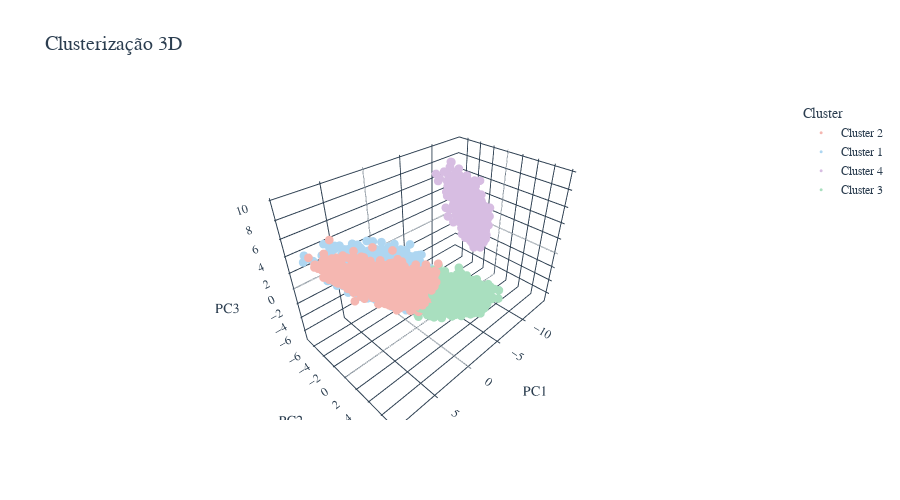

Source (notebook cell):
### Code cell
fig = px.scatter_3d(
    df_viz, 
    x='PC1', y='PC2', z='PC3',
    color='Cluster',
    
    hover_name='name',  
    hover_data={'position': True, 'ovr': True, 'PC1': False, 'PC2': False, 'PC3': False, 'Cluster': False},
    
    color_discrete_map={
        'Cluster 1': '#AED6F1', 
        'Cluster 2': '#F5B7B1', 
        'Cluster 3': '#A9DFBF', 
        'Cluster 4': '#D7BDE2'
    },
    
    title='Clusterização 3D',
    opacity=1,
    height=500
)

fig.update_layout(
    paper_bgcolor='white',
    plot_bgcolor='white',
    font=dict(color='#2c3e50', family="Arial"),
    title_font=dict(size=20, color='#2c3e50', family="Arial Black"),
    legend=dict(font=dict(size=12, color='#2c3e50')),
    scene=dict(
        xaxis=dict(backgroundcolor="white", gridcolor="#2c3e50", showbackground=True, title='PC1'),
        yaxis=dict(backgroundcolor="white", gridcolor="#2c3e50", showbackground=True, title='PC2'),
        zaxis=dict(backgroundcolor="white", gridcolor="#2c3e50", showbackground=True, title='PC3'),
    )
)

fig.update_traces(marker=dict(size=3, line=dict(width=0)))

fig.show()

### Figure 1 — Plotly figure (JSON) as saved in the notebook; plotly's stock layout.template omitted (floating-point values rounded to 4 significant figures; data arrays with more than 128 entries replaced by an {"elided": "..."} marker saying what was removed)
{"data": [{"customdata": {"elided": "5125x3 mixed values"}, "hovertemplate": "<b>%{hovertext}</b><br><br>position=%{customdata[0]}<br>ovr=%{customdata[1]}<extra></extra>", "hovertext": {"elided": "5125 str values"}, "legendgroup": "Cluster 2", "marker": {"color": "#F5B7B1", "line": {"width": 0}, "opacity": 1, "size": 3, "symbol": "circle"}, "mode": "markers", "name": "Cluster 2", "scene": "scene", "showlegend": true, "type": "scatter3d", "x": {"elided": "5125 float values"}, "y": {"elided": "5125 float values"}, "z": {"elided": "5125 float values"}}, {"customdata": {"elided": "5328x3 mixed values"}, "hovertemplate": "<b>%{hovertext}</b><br><br>position=%{customdata[0]}<br>ovr=%{customdata[1]}<extra></extra>", "hovertext": {"elided": "5328 str values"}, "legendgroup": "Cluster 1", "marker": {"color": "#AED6F1", "line": {"width": 0}, "opacity": 1, "size": 3, "symbol": "circle"}, "mode": "markers", "name": "Cluster 1", "scene": "scene", "showlegend": true, "type": "scatter3d", "x": {"elided": "5328 float values"}, "y": {"elided": "5328 float values"}, "z": {"elided": "5328 float values"}}, {"customdata": {"elided": "1816x3 mixed values"}, "hovertemplate": "<b>%{hovertext}</b><br><br>position=%{customdata[0]}<br>ovr=%{customdata[1]}<extra></extra>", "hovertext": {"elided": "1816 str values"}, "legendgroup": "Cluster 4", "marker": {"color": "#D7BDE2", "line": {"width": 0}, "opacity": 1, "size": 3, "symbol": "circle"}, "mode": "markers", "name": "Cluster 4", "scene": "scene", "showlegend": true, "type": "scatter3d", "x": {"elided": "1816 float values"}, "y": {"elided": "1816 float values"}, "z": {"elided": "1816 float values"}}, {"customdata": {"elided": "3959x3 mixed values"}, "hovertemplate": "<b>%{hovertext}</b><br><br>position=%{customdata[0]}<br>ovr=%{customdata[1]}<extra></extra>", "hovertext": {"elided": "3959 str values"}, "legendgroup": "Cluster 3", "marker": {"color": "#A9DFBF", "line": {"width": 0}, "opacity": 1, "size": 3, "symbol": "circle"}, "mode": "markers", "name": "Cluster 3", "scene": "scene", "showlegend": true, "type": "scatter3d", "x": {"elided": "3959 float values"}, "y": {"elided": "3959 float values"}, "z": {"elided": "3959 float values"}}], "layout": {"font": {"color": "#2c3e50", "family": "Arial"}, "height": 500, "legend": {"font": {"color": "#2c3e50", "size": 12}, "title": {"text": "Cluster"}, "tracegroupgap": 0}, "paper_bgcolor": "white", "plot_bgcolor": "white", "scene": {"domain": {"x": [0, 1], "y": [0, 1]}, "xaxis": {"backgroundcolor": "white", "gridcolor": "#2c3e50", "showbackground": true, "title": {"text": "PC1"}}, "yaxis": {"backgroundcolor": "white", "gridcolor": "#2c3e50", "showbackground": true, "title": {"text": "PC2"}}, "zaxis": {"backgroundcolor": "white", "gridcolor": "#2c3e50", "showbackground": true, "title": {"text": "PC3"}}}, "title": {"font": {"color": "#2c3e50", "family": "Arial Black", "size": 20}, "text": "Clusterização 3D"}}}
